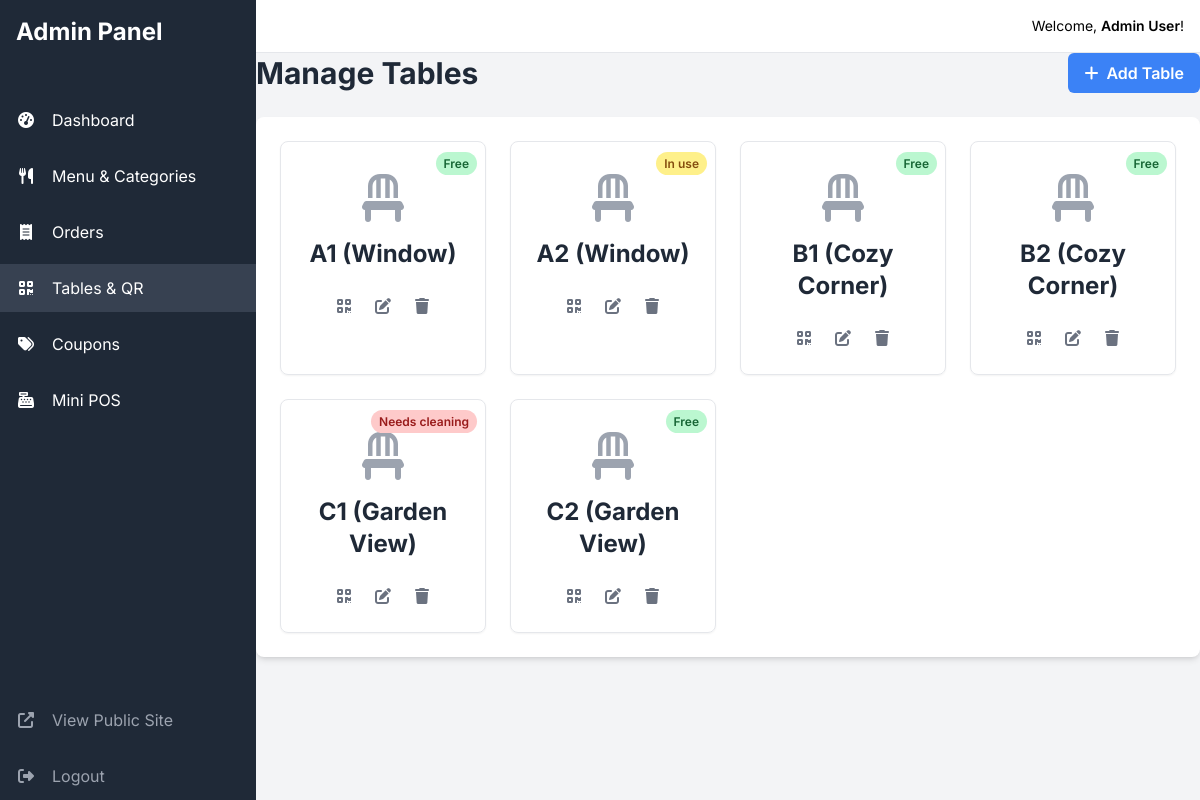
Screenshot of /admin/tables.php (signed in) with the database file from the repository.
### tables this page shows
CREATE TABLE `tables` (
  `id` INT AUTO_INCREMENT PRIMARY KEY,
  `table_number` VARCHAR(50) NOT NULL UNIQUE,
  `status` ENUM('free', 'in_use', 'needs_cleaning') NOT NULL DEFAULT 'free',
  `qr_code_url` VARCHAR(255)
);

### admin/tables.php (the view, shortened to what this page needs)
<?php
require_once 'partials/header.php';
function get_qr_code_url($table_id) {
    $menu_url = BASE_URL . '/menu.php?table=' . $table_id;
    return 'https://chart.googleapis.com/chart?chs=300x300&cht=qr&chl=' . urlencode($menu_url) . '&choe=UTF-8';
}
$tables = $conn->query("SELECT * FROM tables ORDER BY table_number ASC")->fetch_all(MYSQLI_ASSOC);
?>
<div class="flex justify-between items-center mb-6">
    <h1 class="text-3xl font-bold text-gray-800">Manage Tables</h1>
    <button @click="isEditing = false; tableData = {}; showModal = true" class="bg-blue-500 text-white px-4 py-2 rounded-md hover:bg-blue-600 font-semibold flex items-center gap-2">
        <i class="fas fa-plus"></i> Add Table
    </button>
</div>
<div class="bg-white p-6 rounded-lg shadow-md" x-data="{ showModal: false, isEditing: false, tableData: {}, showQRModal: false, qrCodeUrl: '', qrTableNumber: '' }">
    <div class="grid grid-cols-1 sm:grid-cols-2 md:grid-cols-3 lg:grid-cols-4 xl:grid-cols-5 gap-6">
        <?php foreach($tables as $table): ?>
        <div class="border rounded-lg p-4 text-center shadow-sm relative">
            <div class="absolute top-2 right-2">
                <span class="px-2 py-1 text-xs font-semibold rounded-full <?php
                    switch($table['status']) {
                        case 'free': echo 'bg-green-200 text-green-800'; break;
                        case 'in_use': echo 'bg-yellow-200 text-yellow-800'; break;
                        case 'needs_cleaning': echo 'bg-red-200 text-red-800'; break;
                    }
                ?>">
                    <?php echo str_replace('_', ' ', ucfirst($table['status'])); ?>
                </span>
            </div>
            <i class="fas fa-chair text-5xl text-gray-400 my-4"></i>
            <p class="text-2xl font-bold text-gray-800"><?php echo htmlspecialchars($table['table_number']); ?></p>
            <div class="mt-4 flex justify-center items-center space-x-2">
                <button @click="qrCodeUrl = '<?php echo get_qr_code_url($table['id']); ?>'; qrTableNumber = '<?php echo htmlspecialchars($table['table_number']); ?>'; showQRModal = true" class="text-gray-500 hover:text-green-600 p-2" title="Show QR Code">
                    <i class="fas fa-qrcode"></i>
                </button>
                <button @click="isEditing = true; tableData = <?php echo htmlspecialchars(json_encode($table)); ?>; showModal = true" class="text-gray-500 hover:text-blue-600 p-2" title="Edit Table">
                    <i class="fas fa-edit"></i>
                </button>
                <form method="POST" action="tables.php" onsubmit="return confirm('Are you sure?');" class="inline">
                    <button type="submit" name="delete_table" class="text-gray-500 hover:text-red-600 p-2" title="Delete Table">
                        <i class="fas fa-trash"></i>
                    </button>
                </form>
            </div>
        </div>
        <?php endforeach; ?>
    </div>
</div>

### admin/partials/header.php (style rules this page uses)
body { font-family: 'Inter', sans-serif; }

### rows the page displays
tables: status "Free", table_number "A1 (Window)"
tables: status "In use", table_number "A2 (Window)"
tables: status "Free", table_number "B1 (Cozy Corner)"
tables: status "Free", table_number "B2 (Cozy Corner)"
tables: status "Needs cleaning", table_number "C1 (Garden View)"
tables: status "Free", table_number "C2 (Garden View)"

### other values shown
$_SESSION['user_name'] "Admin User"
